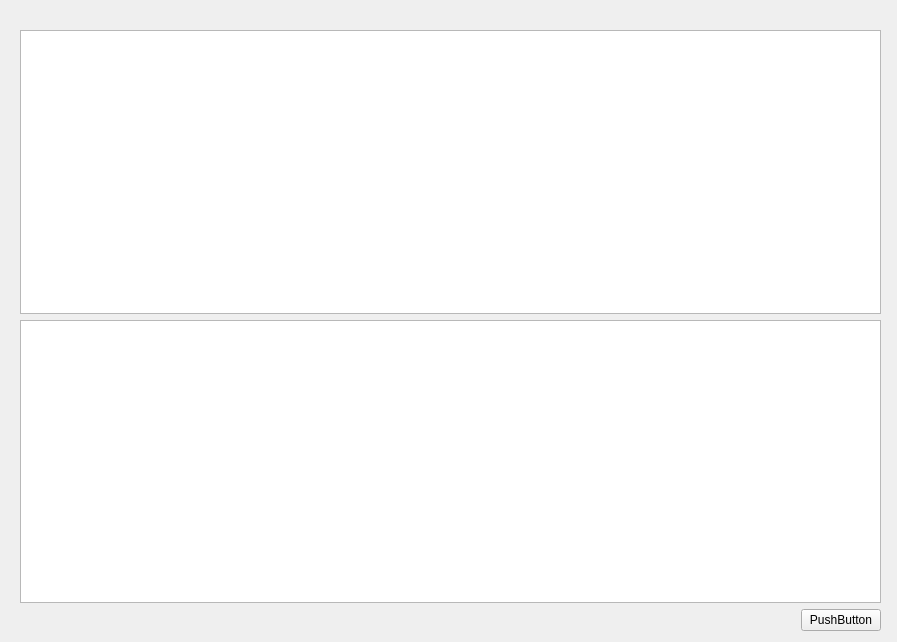
<?xml version="1.0" encoding="UTF-8"?>
<ui version="4.0">
 <class>MainWindow</class>
 <widget class="QMainWindow" name="MainWindow">
  <property name="geometry">
   <rect>
    <x>0</x>
    <y>0</y>
    <width>897</width>
    <height>642</height>
   </rect>
  </property>
  <property name="windowTitle">
   <string>MainWindow</string>
  </property>
  <widget class="QWidget" name="centralwidget">
   <widget class="QWidget" name="">
    <property name="geometry">
     <rect>
      <x>20</x>
      <y>30</y>
      <width>861</width>
      <height>601</height>
     </rect>
    </property>
    <layout class="QVBoxLayout" name="verticalLayout">
     <item>
      <widget class="QGraphicsView" name="graphicsView">
       <property name="sizePolicy">
        <sizepolicy hsizetype="Expanding" vsizetype="Preferred">
         <horstretch>0</horstretch>
         <verstretch>2</verstretch>
        </sizepolicy>
       </property>
      </widget>
     </item>
     <item>
      <widget class="QTextEdit" name="textEdit">
       <property name="sizePolicy">
        <sizepolicy hsizetype="Expanding" vsizetype="Expanding">
         <horstretch>0</horstretch>
         <verstretch>2</verstretch>
        </sizepolicy>
       </property>
      </widget>
     </item>
     <item>
      <layout class="QHBoxLayout" name="horizontalLayout">
       <item>
        <spacer name="horizontalSpacer">
         <property name="orientation">
          <enum>Qt::Horizontal</enum>
         </property>
         <property name="sizeType">
          <enum>QSizePolicy::Expanding</enum>
         </property>
         <property name="sizeHint" stdset="0">
          <size>
           <width>13</width>
           <height>13</height>
          </size>
         </property>
        </spacer>
       </item>
       <item>
        <widget class="QPushButton" name="pushButton">
         <property name="text">
          <string>PushButton</string>
         </property>
        </widget>
       </item>
      </layout>
     </item>
    </layout>
   </widget>
  </widget>
 </widget>
 <resources/>
 <connections/>
</ui>
